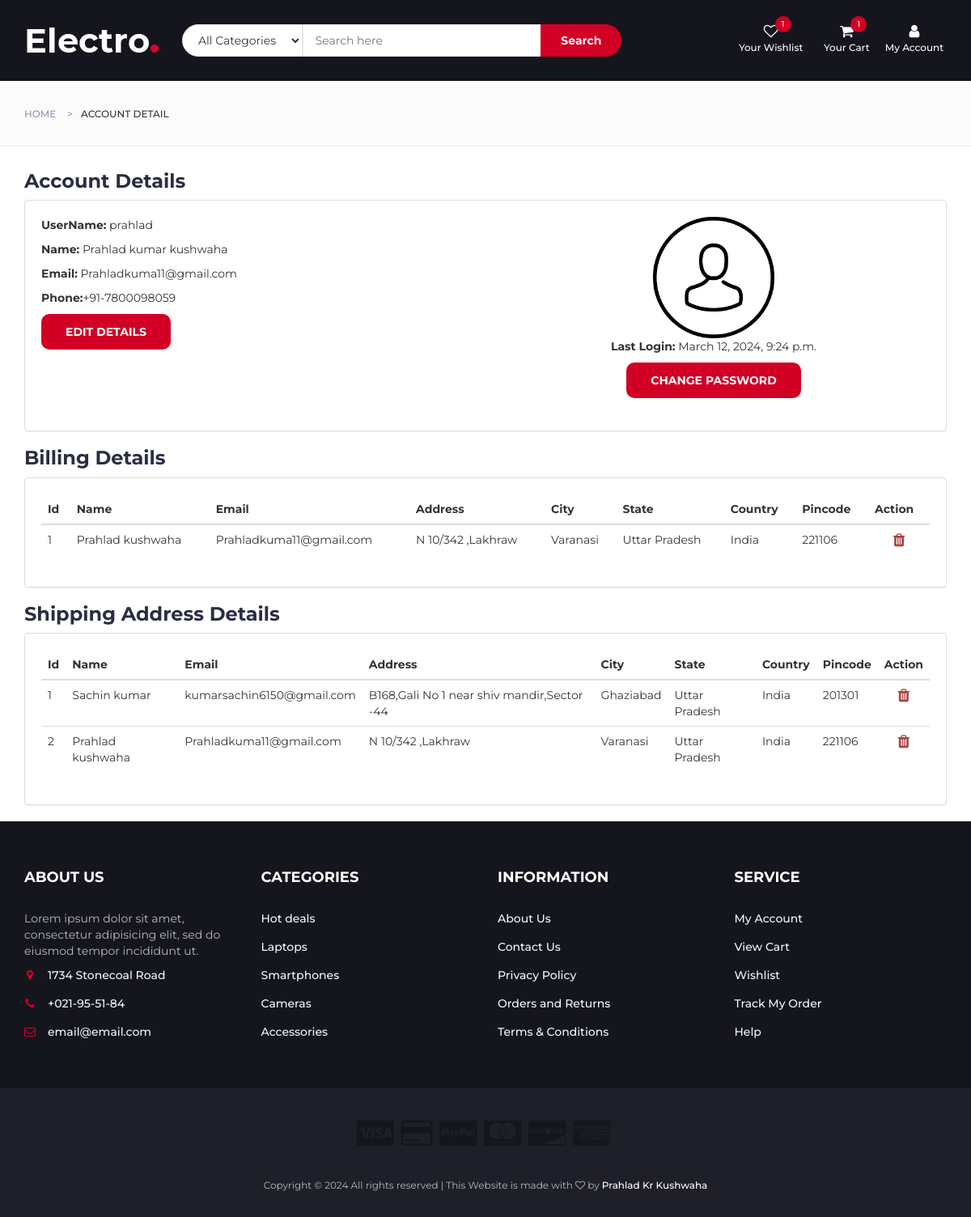
The app's page /accdetail/ (signed in), older data.
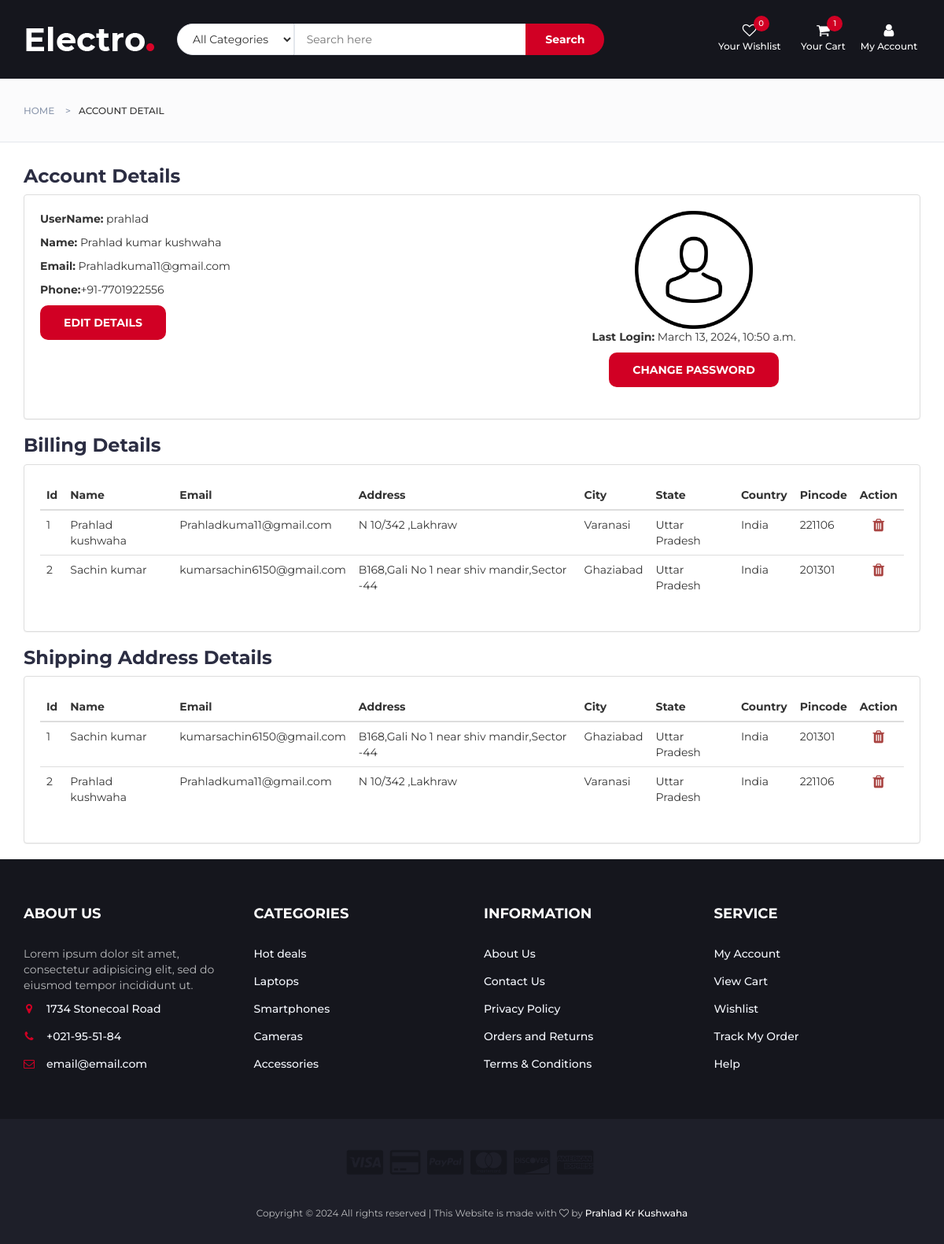
The same page, newer data.
### myapp/models.py (models this page shows, shortened)
class CustomUser(AbstractUser):
    mobile_number = models.CharField(max_length=10, blank=True, null=True)
    email = models.EmailField(unique=True)

class BillingAddress(models.Model):
    user = models.ForeignKey(CustomUser, on_delete=models.CASCADE)
    first_name = models.CharField(max_length=100)
    last_name = models.CharField(max_length=100)
    email = models.EmailField()
    address = models.TextField()
    city = models.CharField(max_length=100)
    state = models.CharField(max_length=100)
    country = models.CharField(max_length=100)
    pincode = models.CharField(max_length=10)
    created_at = models.DateTimeField(auto_now_add=True)

class ShippingAddress(models.Model):
    user = models.ForeignKey(CustomUser, on_delete=models.CASCADE)
    first_name = models.CharField(max_length=100)
    last_name = models.CharField(max_length=100)
    email = models.EmailField()
    address = models.TextField()
    city = models.CharField(max_length=100)
    state = models.CharField(max_length=100)
    country = models.CharField(max_length=100)
    pincode = models.CharField(max_length=10)
    created_at = models.DateTimeField(auto_now_add=True)
    class Meta:
        verbose_name = ("ShippingAddress")
        verbose_name_plural =("ShippingAddresss")

### myapp/views.py (the view)
# urls.py: path('accdetail/',views.accDetail,name='accdetail'),
@login_required
def accDetail(request):
    index(request)
    user=request.user
    try:
        billingAddress=BillingAddress.objects.filter(user=user)
        shippingAddresses=ShippingAddress.objects.filter(user=user)
        billing_addresses_json = serializers.serialize('json', billingAddress)
        shipping_addresses_json = serializers.serialize('json', shippingAddresses)
        context={
            'billingAddress':billingAddress,
            'shippingAddresses':shippingAddresses,
            'billing_addresses_json':billing_addresses_json,
            'shipping_addresses_json':shipping_addresses_json
        }
    except :
        context={
            'billingAddress':None,
            'shippingAddresses':None,
            "billing_addresses_json":None,
            "shipping_addresses_json":None
        }
    return render(request,'accountDetail.html',context)

### myapp/templates/index.html (shortened to what this page needs)
{% extends "base.html" %}
{% load static %}

### myapp/templates/base.html (shortened to what this page needs)
{% load static %}
<!DOCTYPE html>
<html lang="en">
<head>
  <link type="text/css" rel="stylesheet" href="{% static 'css/bootstrap.min.css' %}" />
  <link type="text/css" rel="stylesheet" href="{% static 'css/slick.css' %}" />
  <link type="text/css" rel="stylesheet" href="{% static 'css/slick-theme.css' %}" />
  <link type="text/css" rel="stylesheet" href="{% static 'css/nouislider.min.css' %}" />
  <link rel="stylesheet" href="{% static 'css/font-awesome.min.css' %}" />
  <link type="text/css" rel="stylesheet" href="{% static 'css/style.css' %}" />
</head>
<body>
  <header>
    <div id="header" class=" ">
      <div class="container ">
        <div class="row">
          <div class="col-md-2">
            <div class="header-logo">
              <a href="{% url 'index' %}" class="logo">
                <img src="{% static './img/logo.png' %}" alt="" />
              </a>
            </div>
          </div>
          <div class="col-md-6 center">
            <div class="header-search">
              <form>
                <select class="input-select">
                  <option value="0">All Categories</option>
                </select>
                <input class="input" placeholder="Search here" />
                <button class="search-btn">Search</button>
              </form>
            </div>
          </div>
          <div class="col-md-4 clearfix">
            <div class="header-ctn">
              <div>
                <a href="{% url 'wishlist' %}">
                  <i class="fa fa-heart-o"></i>
                  <span>Your Wishlist</span>
                  <div class="qty">{{data.wishlist|length}}</div>
                </a>
              </div>
              <div class="dropdown">
                <a class="cart-dropdown-toggle" data-toggle="dropdown" aria-expanded="true">
                  <i class="fa fa-shopping-cart"></i>
                  <span>Your Cart</span>
                  <div class="qty">{{ data.total_item }}</div>
                </a>
              </div>
              <div class="dropdown">
                {% if user.is_authenticated %}
                <a class="dropdown-toggle" data-toggle="dropdown" aria-expanded="true">
                  <i class="fa fa-user"></i>
                  <span>My Account</span>
                </a>
              </div>
              {% else %}
              <a href="{% url 'signup' %}">
                <i class="fa fa-user-o"></i>
                <span>My Account</span>
              </a>
              {% endif %}
            </div>
          </div>
        </div>
      </div>
    </div>
  </header>
  {% block content %} {% endblock content %}
  <footer id="footer">
    <div class="section">
      <div class="container">
        <div class="row">
          <div class="col-md-3 col-xs-6">
            <div class="footer">
              <h3 class="footer-title">About Us</h3>
              <p>
                Lorem ipsum dolor sit amet, consectetur adipisicing elit, sed
                do eiusmod tempor incididunt ut.
              </p>
              <ul class="footer-links">
                <li>
                  <a href="#"><i class="fa fa-map-marker"></i>1734 Stonecoal Road</a>
                </li>
                <li>
                  <a href="#"><i class="fa fa-phone"></i>+021-95-51-84</a>
                </li>
                <li>
                  <a href="#"><i class="fa fa-envelope-o"></i>email@email.com</a>
                </li>
              </ul>
            </div>
          </div>
          <div class="col-md-3 col-xs-6">
            <div class="footer">
              <h3 class="footer-title">Categories</h3>
              <ul class="footer-links">
                <li><a href="#">Hot deals</a></li>
                <li><a href="#">Laptops</a></li>
                <li><a href="#">Smartphones</a></li>
                <li><a href="#">Cameras</a></li>
                <li><a href="#">Accessories</a></li>
              </ul>
            </div>
          </div>
          <div class="col-md-3 col-xs-6">
            <div class="footer">
              <h3 class="footer-title">Information</h3>
              <ul class="footer-links">
                <li><a href="#">About Us</a></li>
                <li><a href="#">Contact Us</a></li>
                <li><a href="#">Privacy Policy</a></li>
                <li><a href="#">Orders and Returns</a></li>
                <li><a href="#">Terms & Conditions</a></li>
              </ul>
            </div>
          </div>
          <div class="col-md-3 col-xs-6">
            <div class="footer">
              <h3 class="footer-title">Service</h3>
              <ul class="footer-links">
                <li><a href="{% url 'accdetail' %}">My Account</a></li>
                <li><a href="{% url 'checkout' %}">View Cart</a></li>
                <li><a href="{% url 'wishlist' %}">Wishlist</a></li>
                <li><a href="{% url 'orderpage' %}">Track My Order</a></li>
                <li><a href="#">Help</a></li>
              </ul>
            </div>
          </div>
        </div>
      </div>
    </div>
    <div id="bottom-footer" class="section">
      <div class="container">
        <div class="row">
          <div class="col-md-12 text-center">
            <ul class="footer-payments">
              <li><a href="#"><i class="fa fa-cc-visa"></i></a></li>
              <li><a href="#"><i class="fa fa-credit-card"></i></a></li>
              <li><a href="#"><i class="fa fa-cc-paypal"></i></a></li>
              <li><a href="#"><i class="fa fa-cc-mastercard"></i></a></li>
              <li><a href="#"><i class="fa fa-cc-discover"></i></a></li>
              <li><a href="#"><i class="fa fa-cc-amex"></i></a></li>
            </ul>
            <span class="copyright">
              Copyright &copy;
              All rights reserved | This Website is made with
              <i class="fa fa-heart-o" aria-hidden="true"></i> by
              <a href="https://techfreak.life/" target="_blank" class="text-name">Prahlad Kr Kushwaha</a>
            </span>
          </div>
        </div>
      </div>
    </div>
  </footer>
</body>
</html>

### myapp/templates/accountDetail.html (shortened to what this page needs)
{% extends 'base.html' %}
{% load static %}
{% block content %}
<div id="breadcrumb" class="section">
    <div class="container">
        <div class="row">
            <div class="col-md-12">
                <ul class="breadcrumb-tree">
                    <li><a href="{% url 'index' %}">Home</a></li>
                    <li class="active">Account Detail</li>
                </ul>
            </div>
        </div>
    </div>
</div>
<div class="container">
    <div class="row row-reverse">
        <div class="col-md-12">
            <h3 class="">Account Details</h3>
            <div class="panel panel-default">
                <div class="panel-body acc">
                    <div class="row">
                        <div class="col-md-6 ">
                            <div class="detail">
                                <p><strong>UserName:</strong> {{user.username}}</p>
                                <p><strong>Name:</strong> {{user.first_name}} {{user.last_name}}</p>
                                <p><strong>Email:</strong> {{user.email}}</p>
                                <p><strong>Phone:</strong>+91-{{user.mobile_number}}</p>
                                <button class="primary-btn cta-btn" data-toggle="modal" data-target="#editModal1">Edit Details</button>
                            </div>
                        </div>
                        <div class="col-md-6 col-xs-12">
                            <div class="img text-center">
                                <img src="{% static 'img/user.png' %}" alt="" height="150px">
                                <p><strong>Last Login:</strong> {{user.last_login}}</p>
                                <button class="primary-btn cta-btn" data-toggle="modal" data-target="#editModal2">Change Password</button>
                            </div>
                        </div>
                    </div>
                </div>
            </div>
        </div>
    </div>
    <div class="row">
        <div class="col-md-12">
            <h3 class="">Billing Details</h3>
            <div class="panel panel-default">
                <div class="panel-body">
                    <div class="table-responsive">
                        <table class="table table-hover " id="billingTable">
                            <thead>
                                <tr >
                                    <th>Id</th>
                                    <th>Name</th>
                                    <th>Email</th>
                                    <th>Address</th>
                                    <th>City</th>
                                    <th>State</th>
                                    <th>Country</th>
                                    <th>Pincode</th>
                                    <th>Action</th>
                                </tr>
                            </thead>
                            <tbody>
                                {% for user in billingAddress %}
                                <tr data-id="{{user.id}}" class="billing-row" data-addresstype="billing">
                                    <td data-toggle="modal" data-target="#editModal3" data-id="{{ user.id }}">{{ forloop.counter }}</td>
                                    <td data-toggle="modal" data-target="#editModal3" data-id="{{ user.id }}">{{ user.first_name }} {{ user.last_name }}</td>
                                    <td data-toggle="modal" data-target="#editModal3" data-id="{{ user.id }}">{{ user.email }}</td>
                                    <td data-toggle="modal" data-target="#editModal3" data-id="{{ user.id }}">{{ user.address }}</td>
                                    <td data-toggle="modal" data-target="#editModal3" data-id="{{ user.id }}">{{ user.city }}</td>
                                    <td data-toggle="modal" data-target="#editModal3" data-id="{{ user.id }}">{{ user.state }}</td>
                                    <td data-toggle="modal" data-target="#editModal3" data-id="{{ user.id }}">{{ user.country }}</td>
                                    <td data-toggle="modal" data-target="#editModal3" data-id="{{ user.id }}">{{ user.pincode }}</td>
                                    <td class="text-center">
                                        <a href="#" class="delete-address">
                                            <i class="fa fa-trash fa-lg text-danger" aria-hidden="true"></i>
                                        </a>
                                    </td>
                                </tr>
                                {% endfor %}
                            </tbody>
                        </table>
                    </div>
                </div>
            </div>
        </div>
    </div>
    <div class="row">
        <div class="col-md-12">
            <h3 class="">Shipping Address Details</h3>
            <div class="panel panel-default">
                <div class="panel-body">
                    <div class="table-responsive">
                        <table class="table table-hover" id="billingTable">
                            <thead>
                                <tr>
                                    <th>Id</th>
                                    <th> Name</th>
                                    <th>Email</th>
                                    <th>Address</th>
                                    <th>City</th>
                                    <th>State</th>
                                    <th>Country</th>
                                    <th>Pincode</th>
                                    <th>Action</th>
                                </tr>
                            </thead>
                            <tbody>
                                {% for user in shippingAddresses %}
                                <tr data-id="{{user.id}}" data-addresstype="shipping" class="shipping-row">
                                    <td data-toggle="modal" data-target="#editModal3" data-id="{{ user.id }}">{{ forloop.counter }}</td>
                                    <td data-toggle="modal" data-target="#editModal3" data-id="{{ user.id }}">{{ user.first_name }} {{ user.last_name }}</td>
                                    <td data-toggle="modal" data-target="#editModal3" data-id="{{ user.id }}">{{ user.email }}</td>
                                    <td data-toggle="modal" data-target="#editModal3" data-id="{{ user.id }}">{{ user.address }}</td>
                                    <td data-toggle="modal" data-target="#editModal3" data-id="{{ user.id }}">{{ user.city }}</td>
                                    <td data-toggle="modal" data-target="#editModal3" data-id="{{ user.id }}">{{ user.state }}</td>
                                    <td data-toggle="modal" data-target="#editModal3" data-id="{{ user.id }}">{{ user.country }}</td>
                                    <td data-toggle="modal" data-target="#editModal3" data-id="{{ user.id }}">{{ user.pincode }}</td>
                                    <td class="text-center">
                                        <a href="#" class="delete-address">
                                            <i class="fa fa-trash fa-lg text-danger" aria-hidden="true"></i>
                                        </a>
                                    </td>
                                </tr>
                                {% endfor %}
                            </tbody>
                        </table>
                    </div>
                </div>
            </div>
        </div>
    </div>
</div>
{% endblock %}

Row changes from the older to the newer data that the page shows:
changed CustomUser "prahlad": mobile_number "7800098059" → "7701922556"; last_login "March 12, 2024, 9:24 p.m." → "March 13, 2024, 10:50 a.m."
added BillingAddress: first_name "Sachin", last_name "kumar", email "kumarsachin6150@gmail.com", address "B168,Gali No 1 near shiv mandir,Sector -44", city "Ghaziabad", state "Uttar Pradesh", country "India", pincode "201301"
Text that changed along with them:
{{ data.wishlist|length }}: "1" → "0"
